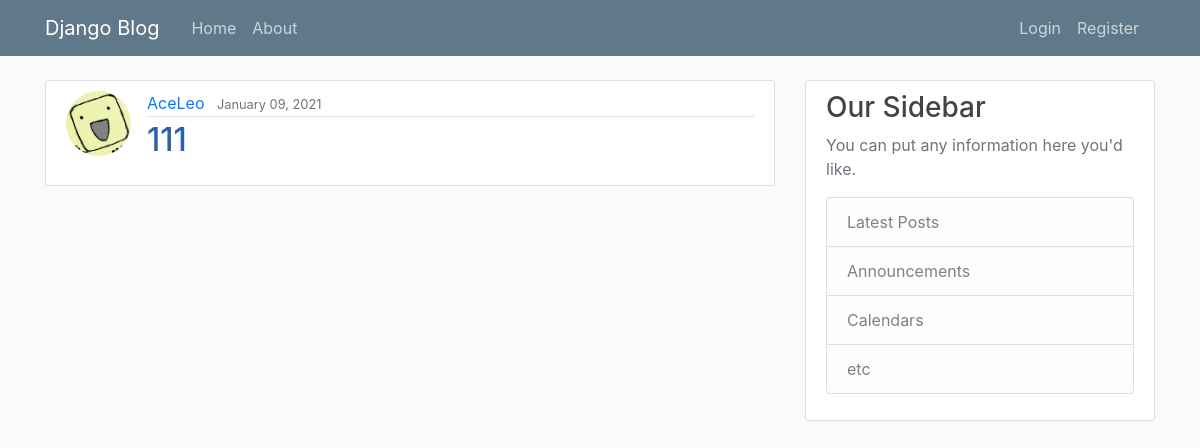
The app's page /post/2/ with its own data.
### blog/models.py (models this page shows, shortened)
class Post(models.Model):
    title = models.CharField(max_length=100)
    content = MarkdownxField()
    date_posted = models.DateTimeField(default=timezone.now)
    author = models.ForeignKey(User, on_delete= models.CASCADE) #delete user than delete everything
    def formatted_markdown(self):
        return markdownify(self.content)

### users/models.py (models this page shows, shortened)
class Profile(models.Model):
    user = models.OneToOneField(User, on_delete=models.CASCADE)
    image = models.ImageField(default='default.jpg', upload_to='projfile_pics')

### blog/views.py (the view)
# urls.py: path('post/<int:pk>/',PostDetailView.as_view(), name='post-detail'),
class PostDetailView(DetailView):
    model = Post

### blog/templates/blog/post_detail.html (shortened to what this page needs)
{% extends "blog/base.html" %}
{% block content %}
    <article class="media content-section">
      <img class ="rounded-circle article-img align-self-start mr-3" src = "{{ object.author.profile.image.url }}">
      <div class="media-body">
        <div class="article-metadata">
          <a class="mr-2" href="#">{{ object.author }}</a>
          <small class="text-muted">{{ object.date_posted|date:"F d, Y" }}</small>
        </div>
        <h2 class="article-title ">{{ object.title }}</h2>
      </div>
      </article>
{% endblock content %}

### blog/static/blog/main.css (style rules this page uses)
body { background: #fafafa; color: #333333; margin-top: 5rem; }
h1, h2, h3, h4, h5, h6 { color: #444444; }
.content-section { background: #ffffff; padding: 10px 20px; border: 1px solid #dddddd; border-radius: 3px; margin-bottom: 20px; }
.article-title { color: #2c62a8; }
.article-img { height: 65px; width: 65px; }
.article-metadata { padding-bottom: 1px; margin-bottom: 4px; border-bottom: 1px solid #e3e3e3 }

### records on screen
Post: author.profile.image (picture), author "AceLeo", date_posted "January 09, 2021", title "111"
